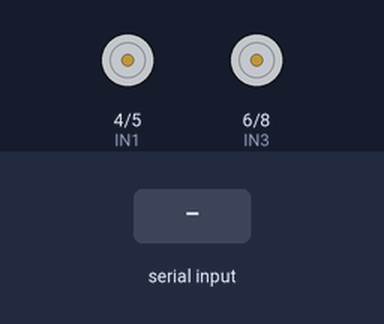
A sketch run on a simulated Arduino Uno, built with avr-gcc and run on an emulated ATmega328P. Parts: motor-driver pin pairs drawn as motors (green arrow = first pin HIGH = forward, orange = second pin HIGH = backward, longer = more drive). The test bench sets the inputs (shaded band). What the sketch prints to the serial monitor is not drawn.

Above: at 1.2 s.
1.3 s: "W" received over Serial
At 2.3 s:
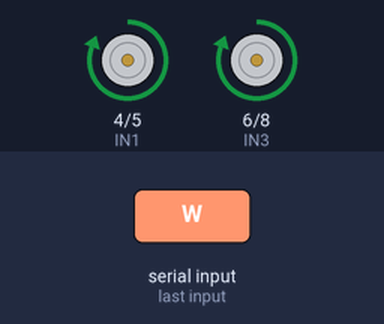
2.8 s: "S" received over Serial
At 3.5 s:
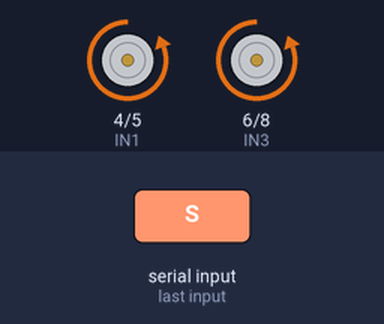
4.3 s: "A" received over Serial
At 4.6 s:
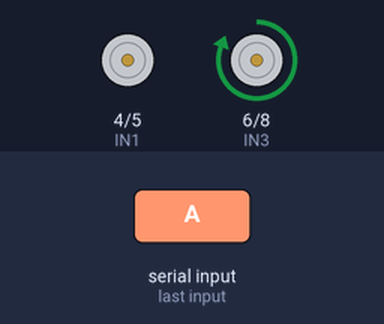
5.8 s: "D" received over Serial
At 7.0 s:
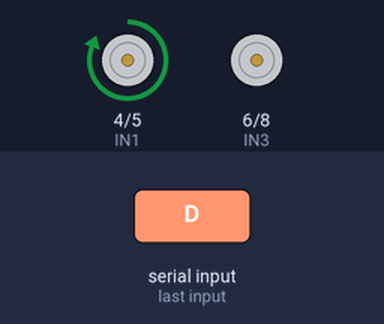
7.3 s: "w" received over Serial
At 8.1 s:
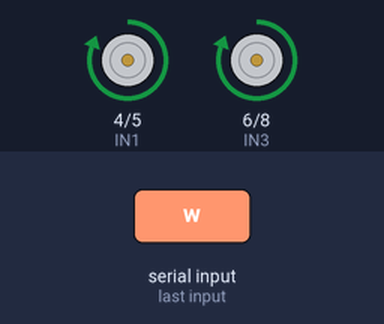
8.8 s: "s" received over Serial
At 9.3 s:
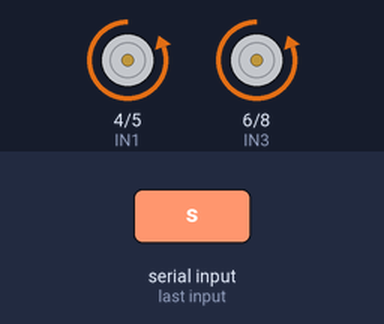
Timing chart, 0 to 11.3 s (numbered marks = the images above; inputs shaded):
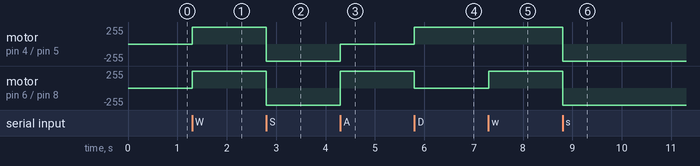

The sketch:

car_control.ino.ino
```cpp
int IN1 = 4, IN2 = 5, IN3 = 6, IN4 = 8;

void setup() {
  pinMode(IN1, OUTPUT);
  pinMode(IN2, OUTPUT);
  pinMode(IN3, OUTPUT);
  pinMode(IN4, OUTPUT);
  Serial.begin(9600);
  Serial.println("小车遥控就绪!");
  Serial.println("W=前进 S=后退 A=左转 D=右转 X=停止");
}

void loop() {
  if (Serial.available()) {
    char cmd = Serial.read();   // 读一个字符

    switch (cmd) {
      case 'W': case 'w':
        forward();
        Serial.println("前进");
        break;
      case 'S': case 's':
        backward();
        Serial.println("后退");
        break;
      case 'A': case 'a':
        turnLeft();
        Serial.println("左转");
        break;
      case 'D': case 'd':
        turnRight();
        Serial.println("右转");
        break;
      case 'X': case 'x':
        stopCar();
        Serial.println("停止");
        break;
    }
  }
}

void forward() {
  digitalWrite(IN1, HIGH); digitalWrite(IN2, LOW);
  digitalWrite(IN3, HIGH); digitalWrite(IN4, LOW);
}

void backward() {
  digitalWrite(IN1, LOW); digitalWrite(IN2, HIGH);
  digitalWrite(IN3, LOW); digitalWrite(IN4, HIGH);
}

void turnLeft() {
  digitalWrite(IN1, LOW); digitalWrite(IN2, LOW);
  digitalWrite(IN3, HIGH); digitalWrite(IN4, LOW);
}

void turnRight() {
  digitalWrite(IN1, HIGH); digitalWrite(IN2, LOW);
  digitalWrite(IN3, LOW); digitalWrite(IN4, LOW);
}

void stopCar() {
  digitalWrite(IN1, LOW); digitalWrite(IN2, LOW);
  digitalWrite(IN3, LOW); digitalWrite(IN4, LOW);
}
```

Measured:
- after the input at 1.3 s, motor on pin 4 (IN1) / pin 5 (IN2), motor on pin 6 (IN3) / pin 8 (IN4): stopped → forward 255/255 at once
- after the input at 2.8 s, motor on pin 4 (IN1) / pin 5 (IN2), motor on pin 6 (IN3) / pin 8 (IN4): forward 255/255 → backward 255/255 at once
- after the input at 4.3 s, motor on pin 4 (IN1) / pin 5 (IN2): backward 255/255 → stopped at once; motor on pin 6 (IN3) / pin 8 (IN4): backward 255/255 → forward 255/255 at once
- after the input at 5.8 s, motor on pin 4 (IN1) / pin 5 (IN2): stopped → forward 255/255 at once; motor on pin 6 (IN3) / pin 8 (IN4): forward 255/255 → stopped at once
- after the input at 7.3 s, motor on pin 6 (IN3) / pin 8 (IN4): stopped → forward 255/255 at once
- after the input at 8.8 s, motor on pin 4 (IN1) / pin 5 (IN2), motor on pin 6 (IN3) / pin 8 (IN4): forward 255/255 → backward 255/255 at once
